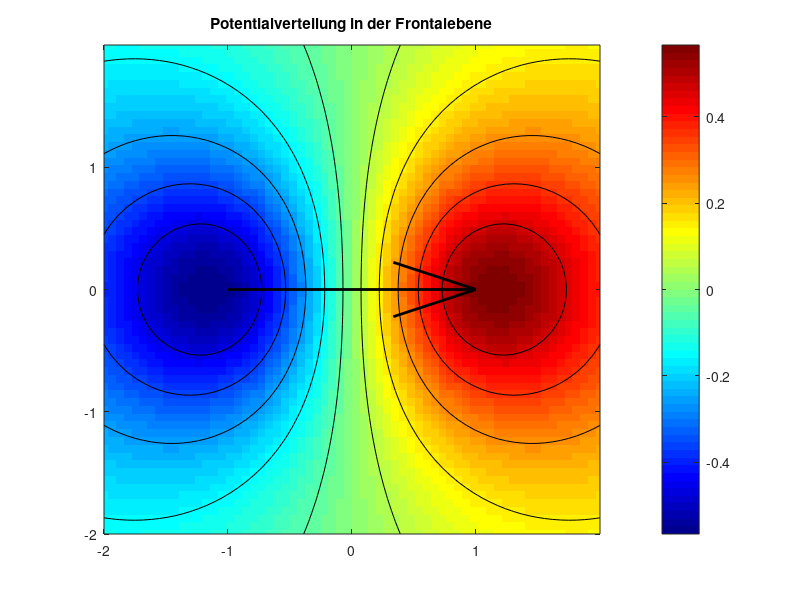

Write MATLAB code to recreate this figure. (Note: this script raises an error after producing the figure.)
% body_surface_potential
% Berechnung der Potentialverteilung in der Frontalebene
% hervorgerufen durch den Herzvektor
% in Nx x Ny Messpunkten
% Die Mitte des Dipols befindet sich im Ursprung des Koordinatensystems.
% Der Dipol liegt in der Frontalebene (xQ,yQ,0)
% Die Messpunkte liegen in der Frontalebene (xM,yM,zM), zM = konst
%________________________________________________________
% Bearbeiter: Matthias Laukner
% Datum: 12.10.23
%________________________________________________________

clear all; clf;

K = 1;           % Konstante der Lead-Field-Matrix

% Dipolstärke und Dipolkoordinaten
% (testweise ist die Dipolstärke konstant und der Dipol liegt in der
% Frontalebene mit z0 = 0)

Qp =   1;        % normierte positive Ladung
xQp =  1;        % normierte x-Koordinate der positiven Ladung
yQp =  0;        % normierte y-Koordinate der positiven Ladung

Qn =  -1;        % normierte negative Ladung
xQn = -1;        % normierte x-Koordinate der negativen Ladung
yQn =  0;        % normierte y-Koordinate der negativen Ladung

% Spezifikation der Koordinaten der Messpunkte

Nx = 64;         % Bestimmt Dimension der (Nx x Ny - Messmatrix)
Ny = 64;

xMmin = -2;     % linke Grenze der Messebene
xMmax =  2;     % rechte Grenze der Messebene

yMmin = -2;     % untere Grenze der Messebene
yMmax =  2;     % obere Grenze der Messebene

zM    = 1;      % z-Koordinate der Messebene

% Berechnung der Quellpunktvektoren

rQp = [xQp yQp 0];
rQn = [xQn yQn 0];

rQ = [rQp;rQn];    % Matrix der Quellpunktkoordinaten

% Aufbau Quellenvektor

QV = [Qp;Qn];      % Quellenvektor

% Berechnung der Messpunkte

dx = (xMmax - xMmin)/(Nx - 1);
dy = (yMmax - yMmin)/(Ny - 1);

% Messpunkte werden von unten links mit i=1 beginnend durchnummeriert
% rM(i,:) = [xMi yMi zM]

rM = zeros(Nx*Ny,3);        % Matrix der Messpunktkoordinaten initialisieren
XM = zeros(Ny,Nx);          % Matrix mit Koordinaten der x-Werte zur Bildmatrix initialisieren
YM = XM;                    % Matrix mit Koordinaten der y-Werte zur Bildmatrix initialisieren 


i = 0;
xM = xMmin;
yM = yMmin;

for k = 1:Ny               % für alle Pixel in y-Richtung
    for l = 1:Nx           % für alle Pixel in x-Richtung

        i = i + 1;         % nächster Ortsvektorindex
        rM(i,:) = [xM yM zM];
        XM(k,l) = xM;      % Matrix mit Koordinaten der x-Werte zur Bildmatrix
        YM(k,l) = yM;      % Matrix mit Koordinaten der y-Werte zur Bildmatrix

        xM = xM + dx;      % nächste x-Position
        
    end
    xM = xMmin;
    yM = yM + dy;

end

% Aufbau der Lead-Field-Matrix

Z = size(rM,1); % Anzahl Zeilen der Lead-Field-Matrix
S = size(rQ,1); % Anzahl Spalten der Lead-Field-Matrix

for z = 1:Z
    for s = 1:S
        % Kehrwert des Betrags des Abstandsvektors zwischen Messpunkt und
        % Quellpunkt berechnen:
        LM(z,s) = 1/norm((rM(z,:) - rQ(s,:)));  
        LM = K*LM; % LM skalieren
    end
end

% Potentialverteilung berechnen:

phiV = LM*QV;   % Potentialvektor = Lead-Field-Matrix*Quellenvektor
CM = zeros(Ny,Nx);  % Matrix mit Pixel-Farbwerten initialisieren

% grafische Darstellung der Potentialverteilung:

i = 1;

for k = 1:Ny               % für alle Pixel in y-Richtung
    for l = 1:Nx           % für alle Pixel in x-Richtung
        CM(k,l) = phiV(i); % Pixel-Farbwert eintragen
        i = i+1;
    end
end

%image(CM);


colormap('jet');                             % Colormap Regenbogenfarben
ih = image([xMmin xMmax],[yMmin yMmax],CM);  % Potentialverteilung als Bild ausgeben
set(ih,'CDataMapping','scaled');             % skaliertes Mapping der Farbdaten
ah = gca;
set(ah,'YDir','normal'); 
colorbar;
title('Potentialverteilung in der Frontalebene');

% Quellendipol einzeichnen
hold on;
qh = quiver(xQn,yQn,(xQp-xQn),(yQp-yQn),'off','k'); % Zeiger in Ableitungsrichtung zeichnen
set(qh,'LineWidth',2);

% Isopotentiallinien einzeichnen
[M,c] = contour(XM,YM,CM,'k'); 
c.LineWidth = 1;

axis('equal');












